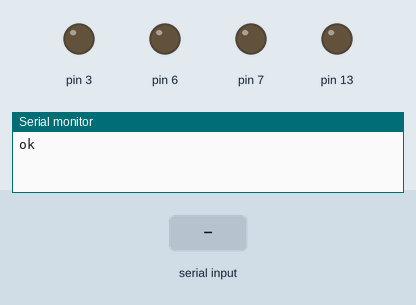
A sketch run on a simulated Arduino Uno, built with avr-gcc and run on an emulated ATmega328P. Parts: output pins drawn as LEDs (lit = HIGH), the last lines printed to the serial monitor. The inputs (shaded band) are chosen by the test bench.

Above: at 1.2 s.
1.3 s: "w" received over the second serial link
At 2.5 s:
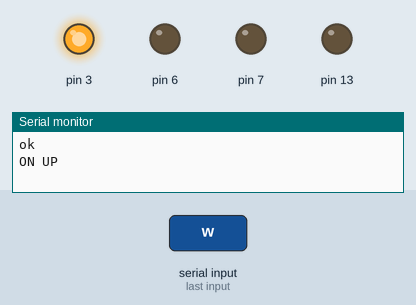
2.8 s: "a" received over the second serial link
At 3.7 s:
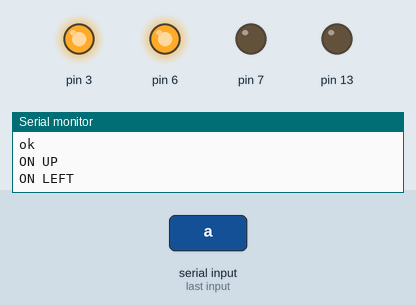
4.3 s: "s" received over the second serial link
At 4.9 s:
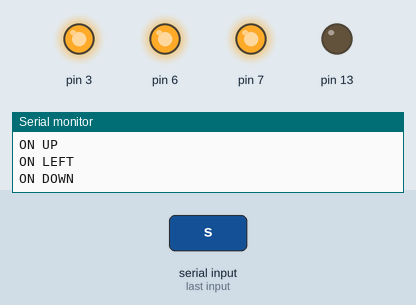
5.8 s: "d" received over the second serial link
At 7.0 s:
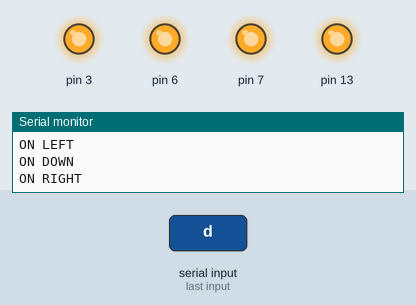
7.3 s: "w" received over the second serial link
At 8.4 s:
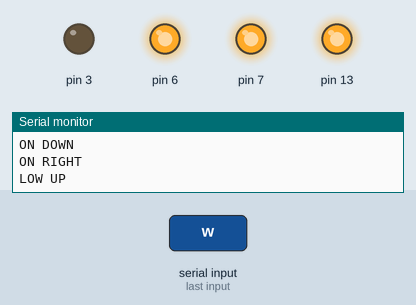
8.8 s: "a" received over the second serial link
At 9.5 s:
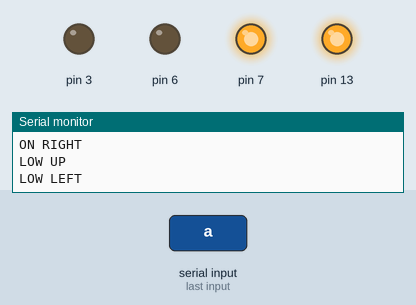
Timing chart, 0 to 11.3 s (numbered marks = the images above; inputs shaded):
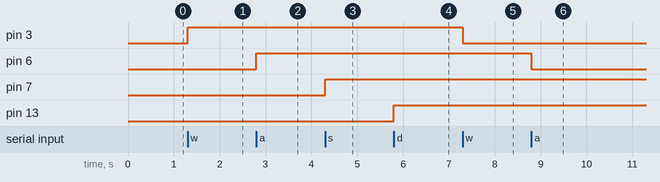

The sketch:

sketch.ino
```cpp
#include <SoftwareSerial.h>
SoftwareSerial SSerial(11,10); //6 RX e 7 TX
int stateUp = 0;
int stateDown = 0;
int stateLeft = 0;
int stateRight = 0;
char ch[3];

void setup() {
  Serial.begin(9600);
  while(!Serial) {}
  Serial.println("ok");
  SSerial.begin(9600);
   pinMode(3, OUTPUT);
  pinMode(6, OUTPUT);
  pinMode(7, OUTPUT);
  pinMode(13, OUTPUT);
}

void loop() {


    if (SSerial.available()){
      char ch = SSerial.read();
    if (ch == 'w') {
      if(stateUp ==0){
        digitalWrite(3, HIGH);
        Serial.println("ON UP");
        stateUp=1;
        return;
      }
      if(stateUp ==1){
        digitalWrite(3, LOW);
        Serial.println("LOW UP");
        stateUp=0;
      }

    }
    if (ch == 'a') {
       if(stateLeft ==0){
         digitalWrite(6, HIGH);
         Serial.println("ON LEFT");
         stateLeft=1;
         return;
      }
      if(stateLeft ==1){
        digitalWrite(6, LOW);
        Serial.println("LOW LEFT");
        stateLeft=0;
      }

    }
      if (ch == 's') {
        if(stateDown == 0){
          digitalWrite(7, HIGH);
          Serial.println("ON DOWN");
          stateDown = 1;
          return;
        }
        if(stateDown ==1){
          digitalWrite(7, LOW);
          Serial.println("OFF DOWN");
          stateDown = 0;
        }

    }
      if (ch == 'd') {
        if(stateRight == 0){
          digitalWrite(13, HIGH);
          Serial.println("ON RIGHT");
          stateRight = 1;
          return;
        }
        if(stateRight==1){
          digitalWrite(13, LOW);
          Serial.println("OFF RIGHT");
          stateRight = 0;
        }

    }
}

}
```

Measured:
- after the input at 1.3 s, pin 3: LOW → HIGH at once
- after the input at 2.8 s, pin 6: LOW → HIGH at once
- after the input at 4.3 s, pin 7: LOW → HIGH at once
- after the input at 5.8 s, pin 13: LOW → HIGH at once
- after the input at 7.3 s, pin 3: HIGH → LOW at once
- after the input at 8.8 s, pin 6: HIGH → LOW at once
